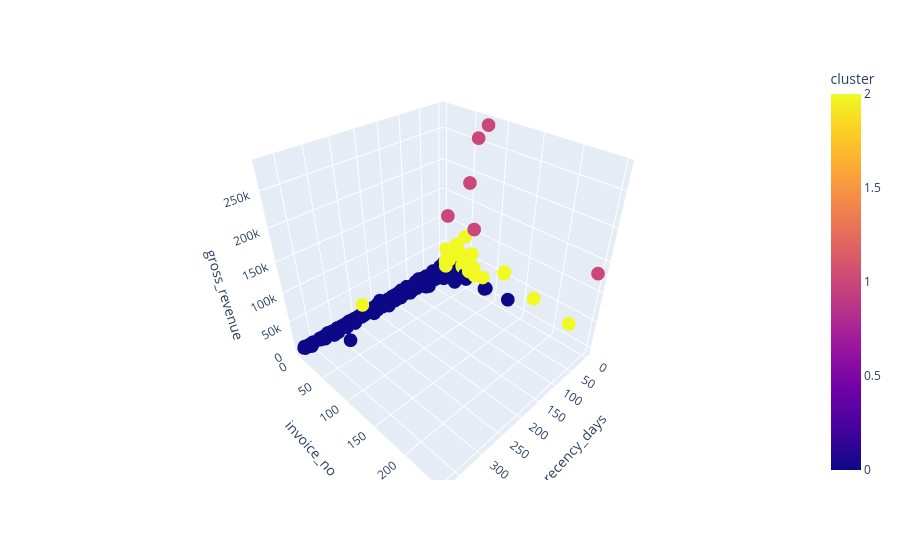

The notebook cell saved with this chart:
### Code cell
fig = px.scatter_3d( df9, x='recency_days', y='invoice_no', z='gross_revenue', color='cluster')
fig.show()

### Figure 1 — Plotly figure (JSON) as saved in the notebook; plotly's stock layout.template omitted (floating-point values rounded to 4 significant figures; data arrays with more than 128 entries replaced by an {"elided": "..."} marker saying what was removed)
{"data": [{"hovertemplate": "recency_days=%{x}<br>invoice_no=%{y}<br>gross_revenue=%{z}<br>cluster=%{marker.color}<extra></extra>", "legendgroup": "", "marker": {"color": {"elided": "4372 int values"}, "coloraxis": "coloraxis", "symbol": "circle"}, "mode": "markers", "name": "", "scene": "scene", "showlegend": false, "type": "scatter3d", "x": {"elided": "4372 int values"}, "y": {"elided": "4372 int values"}, "z": {"elided": "4372 float values"}}], "layout": {"autosize": true, "coloraxis": {"colorbar": {"title": {"text": "cluster"}}, "colorscale": [[0, "#0d0887"], [0.1111, "#46039f"], [0.2222, "#7201a8"], [0.3333, "#9c179e"], [0.4444, "#bd3786"], [0.5556, "#d8576b"], [0.6667, "#ed7953"], [0.7778, "#fb9f3a"], [0.8889, "#fdca26"], [1, "#f0f921"]]}, "legend": {"tracegroupgap": 0}, "margin": {"t": 60}, "scene": {"aspectmode": "auto", "aspectratio": {"x": 1, "y": 1, "z": 1}, "domain": {"x": [0, 1], "y": [0, 1]}, "xaxis": {"title": {"text": "recency_days"}, "type": "linear"}, "yaxis": {"title": {"text": "invoice_no"}, "type": "linear"}, "zaxis": {"title": {"text": "gross_revenue"}, "type": "linear"}}}}
